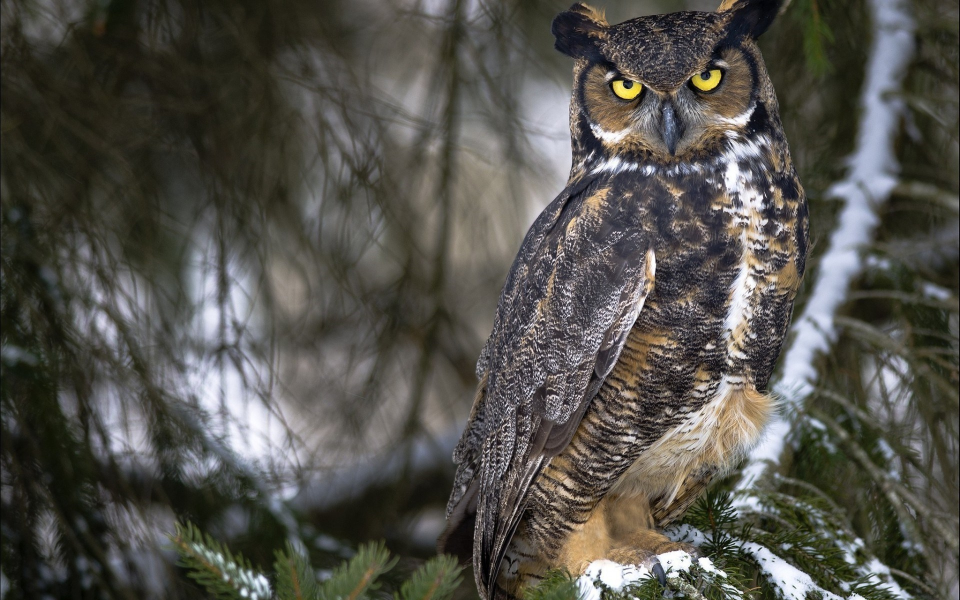
#> input picture datasets/image/owl-images.jpg, 1920 x 1200 px, found by its file name (shown at 1/2 size)
$ python color_value_from_pixel.py
#> lines starting #> are read from the running program, lines starting #| are printed output that depends on the picture
import cv2
import numpy as np

img = cv2.imread(r"C:\Users\Hp\Desktop\owl-images.jpg")
#> img is the input picture: shape (1200, 1920, 3); mean B, G, R 75.6, 81.5, 83.1
img1 = cv2.resize(img,(600,600))
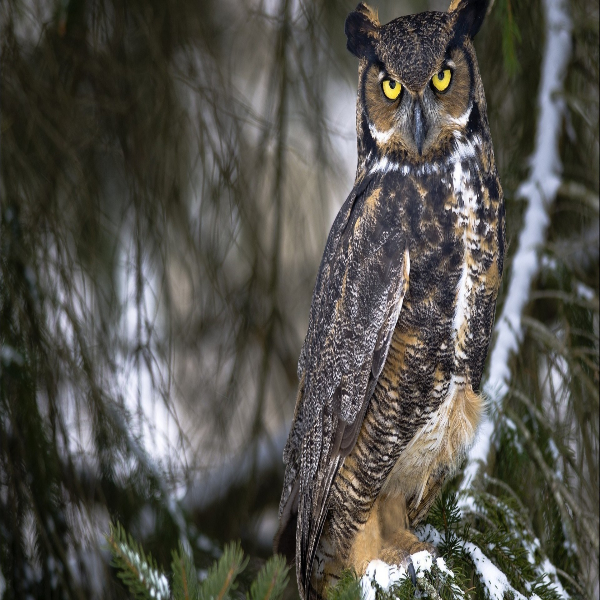
#> img1: shape (600, 600, 3); mean B, G, R 75.5, 81.5, 83.1

cv2.imshow("lion",img1)

#access a pixel value by its row column coordinates.
px = img1[520,580] #store cordinate in variable
#> px = [51, 69, 68]
print("the pixel of that coordiante is ==",px)
#| the pixel of that coordiante is == [51 69 68]

#try to find selected value from the coordinates
#as we know for rgb we have 3 channel - 0,1,2
#now accessing only blue pixel
blue = img[520,580,0]#for blue pass 0
#> blue = 77
print("the pixel having blue color ==",blue)
#| the pixel having blue color == 77

grn = img[520,580,1]#for green pass1
#> grn = 87
print("the pixel having green colorr ==",grn)
#| the pixel having green colorr == 87

red = img[520,580,2]#for red pass 2
#> red = 87
print("the pixel having red color ==",red)
#| the pixel having red color == 87

cv2.waitKey(0)
cv2.destroyAllWindows()

$ run again, with datasets/image/aa.jpg copied over datasets/image/owl-images.jpg
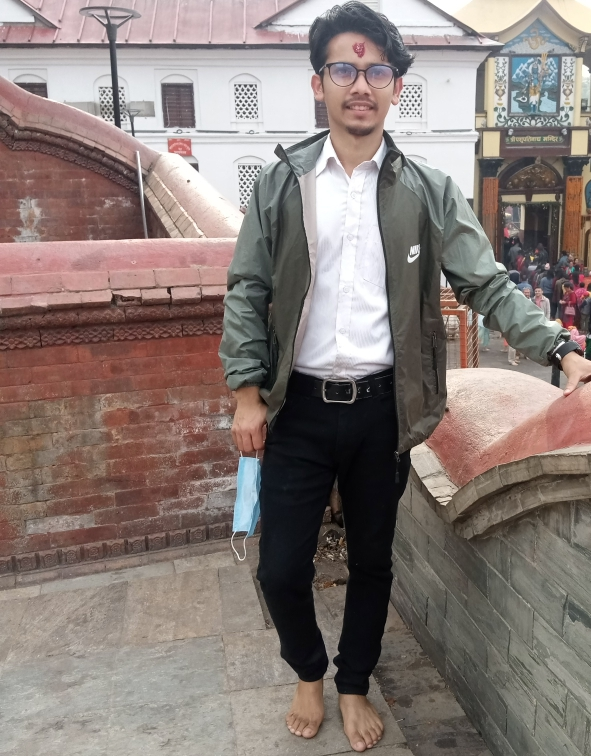
#> input picture datasets/image/aa.jpg, 591 x 756 px, found by its file name
#> img is the input picture: shape (756, 591, 3); mean B, G, R 119.4, 124, 136.3
#> `img1 = cv2.resize(img,(600,600))`:
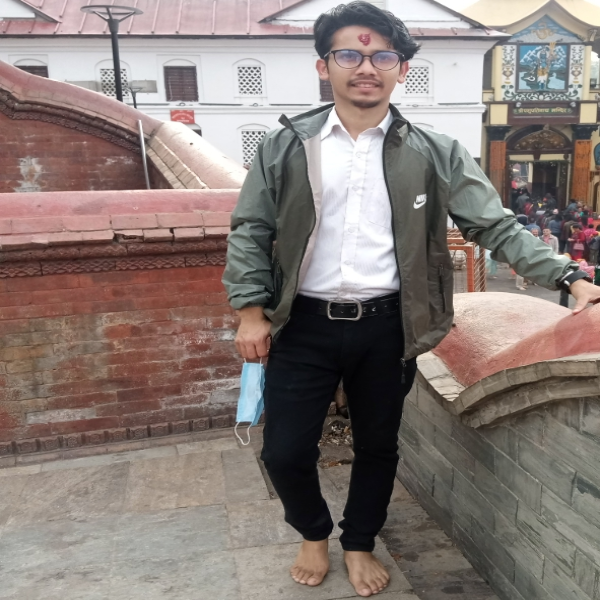
#> img1: shape (600, 600, 3); mean B, G, R 119.3, 123.9, 136.1
#> px = [129, 140, 138]
#| the pixel of that coordiante is == [129 140 138]
#> blue = 89
#| the pixel having blue color == 89
#> grn = 98
#| the pixel having green colorr == 98
#> red = 101
#| the pixel having red color == 101
